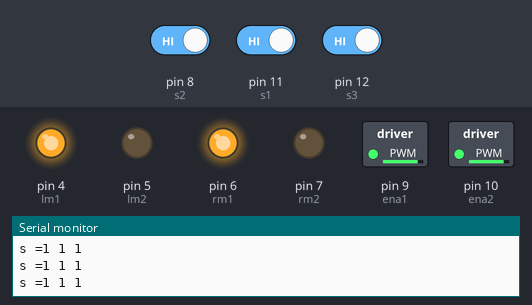
Simulated run of this sketch. Board: Arduino Uno, built with avr-gcc and run on an emulated ATmega328P. Parts: switched loads named in the sketch (green lamp = pin HIGH), output pins drawn as LEDs (lit = HIGH), the last lines printed to the serial monitor. The test bench sets the inputs (shaded band); at power-on: pin 11 (s1) HIGH, pin 12 (s3) HIGH, pin 8 (s2) HIGH.

Above: at 1.2 s.
1.3 s: pin 11 (s1) driven LOW
At 2.3 s:
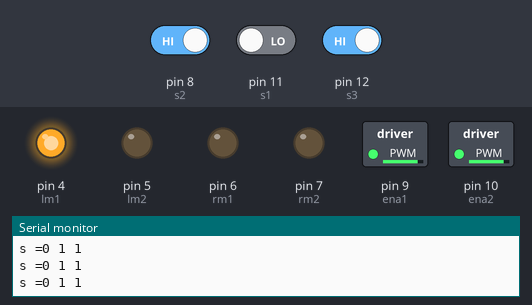
2.8 s: pin 11 (s1) driven HIGH
At 3.2 s:
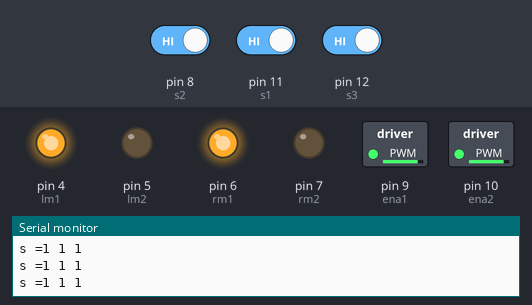
4.3 s: pin 12 (s3) driven LOW
At 5.3 s:
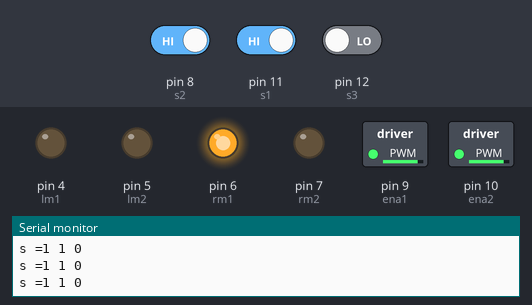
5.8 s: pin 12 (s3) driven HIGH
At 6.2 s:
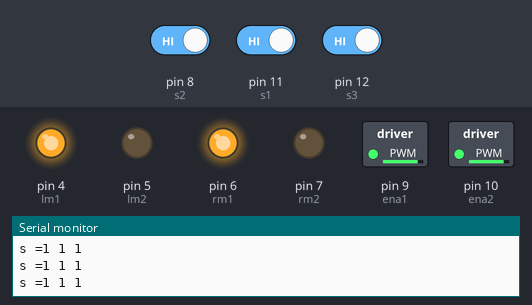
8.8 s: pin 8 (s2) driven LOW and pin 11 (s1) driven LOW and pin 12 (s3) driven LOW
At 9.9 s:
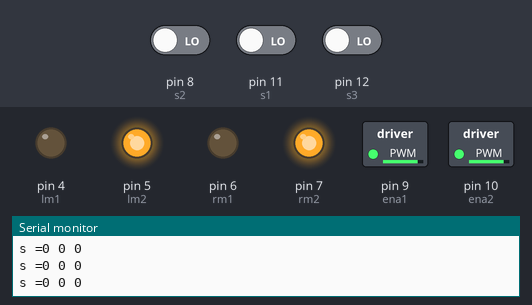
Timing chart, 0 to 11.3 s (numbered marks = the images above; inputs shaded):
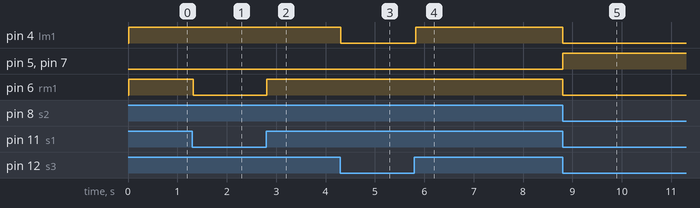

Measured:
- after the input at 1.3 s, pin 6 (rm1): HIGH → LOW at once
- after the input at 2.8 s, pin 6 (rm1): LOW → HIGH at once
- after the input at 4.3 s, pin 4 (lm1): HIGH → LOW at once
- after the input at 5.8 s, pin 4 (lm1): LOW → HIGH at once
- after the input at 8.8 s, pin 4 (lm1), pin 6 (rm1): HIGH → LOW at once; pin 5 (lm2), pin 7 (rm2): LOW → HIGH at once

The sketch:

P_1205_linesensing_success.ino
```cpp
#include <SoftwareSerial.h>

//적외선
int s1 = 11;
int s2 = 8;
int s3 = 12;
/*int s4=
int s5=*/

//모터
int lm1 = 4;
int lm2 = 5;
int rm1 = 6;
int rm2 = 7;
int ena1 = 9;
int ena2 = 10;


void setup() {

  analogWrite(ena1, 220);
  analogWrite(ena2, 220);

  for (int i = 4; i <= 7; i++) {
    pinMode(i, OUTPUT);
  }
  pinMode(9, OUTPUT);
  pinMode(10, OUTPUT);
  for (int j = 11; j <= 12; j++) {
    pinMode(j, INPUT);
  }
  pinMode(8, INPUT);
  Serial.begin(9600); //시리얼
}

void loop() {

  //적외선센서 입력값 저장
  int a = digitalRead(s1);
  int b = digitalRead(s2);
  int c = digitalRead(s3);
/*  int d = digitalRead(s4);
  int e = digitalRead(s5);
*/

  Serial.print("s =");
  Serial.print(a);
  Serial.print(" ");
  Serial.print(b);
  Serial.print(" ");
  Serial.println(c);


  //라인트레이서
  if ((a == 0) && (b == 0) && (c == 0) /*&& (d == 0) && (e == 0)*/) {
    motor_control(0, 1, 0, 1);
    //Serial.println("STOP");
  }
  if ((a == 1) && (b == 0) && (c == 0) ) {

    motor_control(0, 0, 1, 0);
    //Serial.println("RIGHT");
  }
  if ((a == 0) && (b == 0) && (c == 1)) {

    motor_control(1, 0, 0, 0);
    //Serial.println("LEFT");
  }
  if ((a == 0) && (b == 1) && (c == 0)) {

    motor_control(1, 0, 1, 0);
    // Serial.println("GO");
  }
  if ((a == 1) && (b == 1) && (c == 0)) {

    motor_control(0, 0, 1, 0);
    //Serial.println("GO");
  }
  if ((a == 0) && (b == 1) && (c == 1)) {
    delay(10);
    motor_control(1, 0, 0, 0);
    //Serial.println("GO");
  }
 if ((a == 1) && (b == 1) && (c == 1)) {
    delay(10);
    motor_control(1, 0, 1, 0);
    //Serial.println("GO");
  }
}

void motor_control(int j1, int j2, int j3, int j4) {
  digitalWrite(lm1, j1);
  digitalWrite(lm2, j2);
  digitalWrite(rm1, j3);
  digitalWrite(rm2, j4);
}
```
